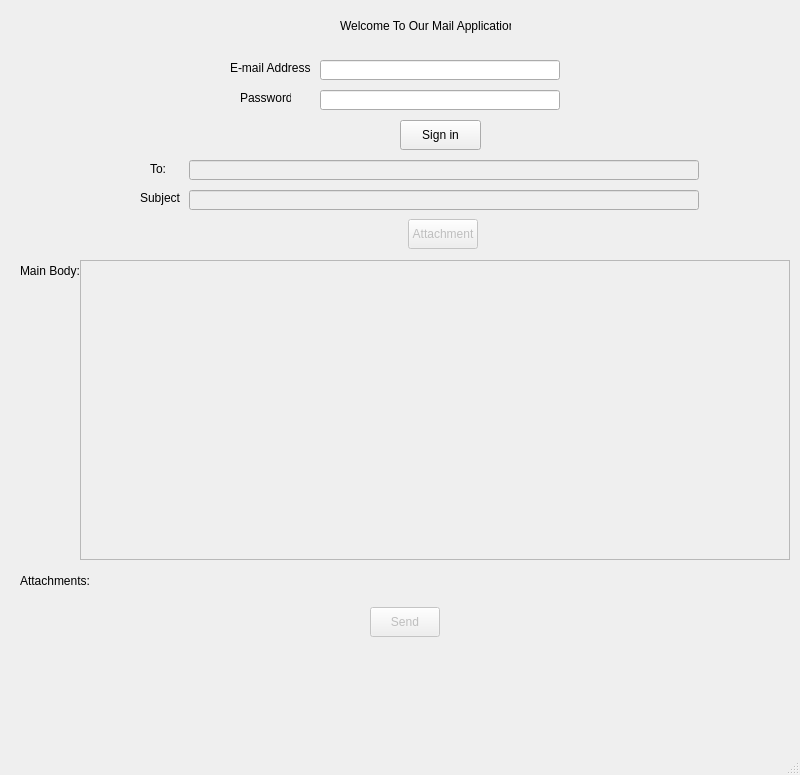
<?xml version="1.0" encoding="UTF-8"?>
<ui version="4.0">
 <class>MainWindow</class>
 <widget class="QMainWindow" name="MainWindow">
  <property name="geometry">
   <rect>
    <x>0</x>
    <y>0</y>
    <width>800</width>
    <height>775</height>
   </rect>
  </property>
  <property name="windowTitle">
   <string>MainWindow</string>
  </property>
  <widget class="QWidget" name="centralwidget">
   <widget class="QLabel" name="label">
    <property name="geometry">
     <rect>
      <x>340</x>
      <y>10</y>
      <width>171</width>
      <height>31</height>
     </rect>
    </property>
    <property name="text">
     <string>Welcome To Our Mail Application!!!</string>
    </property>
   </widget>
   <widget class="QLabel" name="label_2">
    <property name="geometry">
     <rect>
      <x>230</x>
      <y>60</y>
      <width>81</width>
      <height>16</height>
     </rect>
    </property>
    <property name="text">
     <string>E-mail Address:</string>
    </property>
   </widget>
   <widget class="QLineEdit" name="lineEdit">
    <property name="geometry">
     <rect>
      <x>320</x>
      <y>60</y>
      <width>240</width>
      <height>20</height>
     </rect>
    </property>
   </widget>
   <widget class="QLabel" name="label_3">
    <property name="geometry">
     <rect>
      <x>240</x>
      <y>90</y>
      <width>51</width>
      <height>16</height>
     </rect>
    </property>
    <property name="text">
     <string>Password:</string>
    </property>
   </widget>
   <widget class="QLineEdit" name="lineEdit_2">
    <property name="geometry">
     <rect>
      <x>320</x>
      <y>90</y>
      <width>240</width>
      <height>20</height>
     </rect>
    </property>
    <property name="echoMode">
     <enum>QLineEdit::Password</enum>
    </property>
   </widget>
   <widget class="QPushButton" name="pushButton">
    <property name="geometry">
     <rect>
      <x>400</x>
      <y>120</y>
      <width>81</width>
      <height>30</height>
     </rect>
    </property>
    <property name="text">
     <string>Sign in</string>
    </property>
   </widget>
   <widget class="QLabel" name="label_6">
    <property name="geometry">
     <rect>
      <x>150</x>
      <y>159</y>
      <width>20</width>
      <height>20</height>
     </rect>
    </property>
    <property name="text">
     <string>To:</string>
    </property>
   </widget>
   <widget class="QLineEdit" name="lineEdit_5">
    <property name="enabled">
     <bool>false</bool>
    </property>
    <property name="geometry">
     <rect>
      <x>189</x>
      <y>160</y>
      <width>510</width>
      <height>20</height>
     </rect>
    </property>
   </widget>
   <widget class="QLineEdit" name="lineEdit_6">
    <property name="enabled">
     <bool>false</bool>
    </property>
    <property name="geometry">
     <rect>
      <x>189</x>
      <y>190</y>
      <width>510</width>
      <height>20</height>
     </rect>
    </property>
   </widget>
   <widget class="QLabel" name="label_7">
    <property name="geometry">
     <rect>
      <x>140</x>
      <y>188</y>
      <width>40</width>
      <height>20</height>
     </rect>
    </property>
    <property name="text">
     <string>Subject:</string>
    </property>
   </widget>
   <widget class="QPushButton" name="pushButton_2">
    <property name="enabled">
     <bool>false</bool>
    </property>
    <property name="geometry">
     <rect>
      <x>408</x>
      <y>219</y>
      <width>70</width>
      <height>30</height>
     </rect>
    </property>
    <property name="text">
     <string>Attachment</string>
    </property>
   </widget>
   <widget class="QLabel" name="label_8">
    <property name="geometry">
     <rect>
      <x>20</x>
      <y>260</y>
      <width>61</width>
      <height>21</height>
     </rect>
    </property>
    <property name="text">
     <string>Main Body:</string>
    </property>
   </widget>
   <widget class="QTextEdit" name="textEdit">
    <property name="enabled">
     <bool>false</bool>
    </property>
    <property name="geometry">
     <rect>
      <x>80</x>
      <y>260</y>
      <width>710</width>
      <height>300</height>
     </rect>
    </property>
   </widget>
   <widget class="QLabel" name="label_9">
    <property name="geometry">
     <rect>
      <x>20</x>
      <y>566</y>
      <width>770</width>
      <height>30</height>
     </rect>
    </property>
    <property name="text">
     <string>Attachments:</string>
    </property>
   </widget>
   <widget class="QPushButton" name="pushButton_3">
    <property name="enabled">
     <bool>false</bool>
    </property>
    <property name="geometry">
     <rect>
      <x>370</x>
      <y>607</y>
      <width>70</width>
      <height>30</height>
     </rect>
    </property>
    <property name="text">
     <string>Send</string>
    </property>
   </widget>
  </widget>
  <widget class="QStatusBar" name="statusbar"/>
 </widget>
 <resources/>
 <connections/>
</ui>
